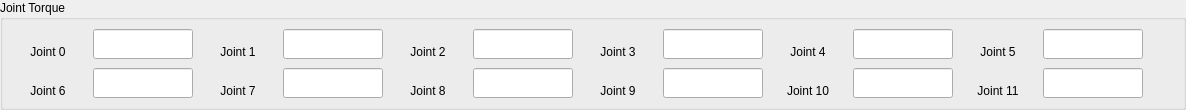
            <widget class="QGroupBox" name="groupBox_joint_tau">
             <property name="minimumSize">
              <size>
               <width>400</width>
               <height>110</height>
              </size>
             </property>
             <property name="maximumSize">
              <size>
               <width>5200</width>
               <height>110</height>
              </size>
             </property>
             <property name="title">
              <string>Joint Torque</string>
             </property>
             <layout class="QGridLayout" name="gridLayout_14">
              <property name="leftMargin">
               <number>0</number>
              </property>
              <property name="topMargin">
               <number>0</number>
              </property>
              <property name="rightMargin">
               <number>0</number>
              </property>
              <property name="bottomMargin">
               <number>0</number>
              </property>
              <property name="spacing">
               <number>0</number>
              </property>
              <item row="2" column="1">
               <widget class="QLineEdit" name="lineEdit_joint_tau_6">
                <property name="minimumSize">
                 <size>
                  <width>80</width>
                  <height>30</height>
                 </size>
                </property>
                <property name="maximumSize">
                 <size>
                  <width>100</width>
                  <height>30</height>
                 </size>
                </property>
                <property name="text">
                 <string/>
                </property>
                <property name="alignment">
                 <set>Qt::AlignLeading|Qt::AlignLeft|Qt::AlignVCenter</set>
                </property>
               </widget>
              </item>
              <item row="1" column="0">
               <widget class="QLabel" name="label_76">
                <property name="minimumSize">
                 <size>
                  <width>90</width>
                  <height>30</height>
                 </size>
                </property>
                <property name="maximumSize">
                 <size>
                  <width>90</width>
                  <height>30</height>
                 </size>
                </property>
                <property name="text">
                 <string>Joint 0</string>
                </property>
                <property name="alignment">
                 <set>Qt::AlignBottom|Qt::AlignHCenter</set>
                </property>
               </widget>
              </item>
              <item row="2" column="11">
               <widget class="QLineEdit" name="lineEdit_joint_tau_11">
                <property name="minimumSize">
                 <size>
                  <width>80</width>
                  <height>30</height>
                 </size>
                </property>
                <property name="maximumSize">
                 <size>
                  <width>100</width>
                  <height>30</height>
                 </size>
                </property>
                <property name="text">
                 <string/>
                </property>
                <property name="alignment">
                 <set>Qt::AlignLeading|Qt::AlignLeft|Qt::AlignVCenter</set>
                </property>
               </widget>
              </item>
              <item row="2" column="6">
               <widget class="QLabel" name="label_88">
                <property name="minimumSize">
                 <size>
                  <width>90</width>
                  <height>30</height>
                 </size>
                </property>
                <property name="maximumSize">
                 <size>
                  <width>90</width>
                  <height>30</height>
                 </size>
                </property>
                <property name="text">
                 <string>Joint 9</string>
                </property>
                <property name="alignment">
                 <set>Qt::AlignBottom|Qt::AlignHCenter</set>
                </property>
               </widget>
              </item>
              <item row="1" column="1">
               <widget class="QLineEdit" name="lineEdit_joint_tau_0">
                <property name="minimumSize">
                 <size>
                  <width>80</width>
                  <height>30</height>
                 </size>
                </property>
                <property name="maximumSize">
                 <size>
                  <width>100</width>
                  <height>30</height>
                 </size>
                </property>
                <property name="text">
                 <string/>
                </property>
                <property name="alignment">
                 <set>Qt::AlignLeading|Qt::AlignLeft|Qt::AlignVCenter</set>
                </property>
               </widget>
              </item>
              <item row="1" column="3">
               <widget class="QLineEdit" name="lineEdit_joint_tau_1">
                <property name="minimumSize">
                 <size>
                  <width>80</width>
                  <height>30</height>
                 </size>
                </property>
                <property name="maximumSize">
                 <size>
                  <width>100</width>
                  <height>30</height>
                 </size>
                </property>
                <property name="text">
                 <string/>
                </property>
                <property name="alignment">
                 <set>Qt::AlignLeading|Qt::AlignLeft|Qt::AlignVCenter</set>
                </property>
               </widget>
              </item>
              <item row="1" column="7">
               <widget class="QLineEdit" name="lineEdit_joint_tau_3">
                <property name="minimumSize">
                 <size>
                  <width>80</width>
                  <height>30</height>
                 </size>
                </property>
                <property name="maximumSize">
                 <size>
                  <width>100</width>
                  <height>30</height>
                 </size>
                </property>
                <property name="text">
                 <string/>
                </property>
                <property name="alignment">
                 <set>Qt::AlignLeading|Qt::AlignLeft|Qt::AlignVCenter</set>
                </property>
               </widget>
              </item>
              <item row="1" column="4">
               <widget class="QLabel" name="label_81">
                <property name="minimumSize">
                 <size>
                  <width>90</width>
                  <height>30</height>
                 </size>
                </property>
                <property name="maximumSize">
                 <size>
                  <width>90</width>
                  <height>30</height>
                 </size>
                </property>
                <property name="text">
                 <string>Joint 2</string>
                </property>
                <property name="alignment">
                 <set>Qt::AlignBottom|Qt::AlignHCenter</set>
                </property>
               </widget>
              </item>
              <item row="1" column="11">
               <widget class="QLineEdit" name="lineEdit_joint_tau_5">
                <property name="minimumSize">
                 <size>
                  <width>80</width>
                  <height>30</height>
                 </size>
                </property>
                <property name="maximumSize">
                 <size>
                  <width>100</width>
                  <height>30</height>
                 </size>
                </property>
                <property name="text">
                 <string/>
                </property>
                <property name="alignment">
                 <set>Qt::AlignLeading|Qt::AlignLeft|Qt::AlignVCenter</set>
                </property>
               </widget>
              </item>
              <item row="2" column="4">
               <widget class="QLabel" name="label_87">
                <property name="minimumSize">
                 <size>
                  <width>90</width>
                  <height>30</height>
                 </size>
                </property>
                <property name="maximumSize">
                 <size>
                  <width>90</width>
                  <height>30</height>
                 </size>
                </property>
                <property name="text">
                 <string>Joint 8</string>
                </property>
                <property name="alignment">
                 <set>Qt::AlignBottom|Qt::AlignHCenter</set>
                </property>
               </widget>
              </item>
              <item row="2" column="3">
               <widget class="QLineEdit" name="lineEdit_joint_tau_7">
                <property name="minimumSize">
                 <size>
                  <width>80</width>
                  <height>30</height>
                 </size>
                </property>
                <property name="maximumSize">
                 <size>
                  <width>100</width>
                  <height>30</height>
                 </size>
                </property>
                <property name="text">
                 <string/>
                </property>
                <property name="alignment">
                 <set>Qt::AlignLeading|Qt::AlignLeft|Qt::AlignVCenter</set>
                </property>
               </widget>
              </item>
              <item row="1" column="12">
               <spacer name="horizontalSpacer_4">
                <property name="orientation">
                 <enum>Qt::Horizontal</enum>
                </property>
                <property name="sizeHint" stdset="0">
                 <size>
                  <width>40</width>
                  <height>20</height>
                 </size>
                </property>
               </spacer>
              </item>
              <item row="2" column="9">
               <widget class="QLineEdit" name="lineEdit_joint_tau_10">
                <property name="minimumSize">
                 <size>
                  <width>80</width>
                  <height>30</height>
                 </size>
                </property>
                <property name="maximumSize">
                 <size>
                  <width>100</width>
                  <height>30</height>
                 </size>
                </property>
                <property name="text">
                 <string/>
                </property>
                <property name="alignment">
                 <set>Qt::AlignLeading|Qt::AlignLeft|Qt::AlignVCenter</set>
                </property>
               </widget>
              </item>
              <item row="1" column="2">
               <widget class="QLabel" name="label_84">
                <property name="minimumSize">
                 <size>
                  <width>90</width>
                  <height>30</height>
                 </size>
                </property>
                <property name="maximumSize">
                 <size>
                  <width>90</width>
                  <height>30</height>
                 </size>
                </property>
                <property name="text">
                 <string>Joint 1</string>
                </property>
                <property name="alignment">
                 <set>Qt::AlignBottom|Qt::AlignHCenter</set>
                </property>
               </widget>
              </item>
              <item row="2" column="10">
               <widget class="QLabel" name="label_90">
                <property name="minimumSize">
                 <size>
                  <width>90</width>
                  <height>30</height>
                 </size>
                </property>
                <property name="maximumSize">
                 <size>
                  <width>90</width>
                  <height>30</height>
                 </size>
                </property>
                <property name="text">
                 <string>Joint 11</string>
                </property>
                <property name="alignment">
                 <set>Qt::AlignBottom|Qt::AlignHCenter</set>
                </property>
               </widget>
              </item>
              <item row="2" column="8">
               <widget class="QLabel" name="label_89">
                <property name="minimumSize">
                 <size>
                  <width>90</width>
                  <height>30</height>
                 </size>
                </property>
                <property name="maximumSize">
                 <size>
                  <width>90</width>
                  <height>30</height>
                 </size>
                </property>
                <property name="text">
                 <string>Joint 10</string>
                </property>
                <property name="alignment">
                 <set>Qt::AlignBottom|Qt::AlignHCenter</set>
                </property>
               </widget>
              </item>
              <item row="1" column="5">
               <widget class="QLineEdit" name="lineEdit_joint_tau_2">
                <property name="minimumSize">
                 <size>
                  <width>80</width>
                  <height>30</height>
                 </size>
                </property>
                <property name="maximumSize">
                 <size>
                  <width>100</width>
                  <height>30</height>
                 </size>
                </property>
                <property name="text">
                 <string/>
                </property>
                <property name="alignment">
                 <set>Qt::AlignLeading|Qt::AlignLeft|Qt::AlignVCenter</set>
                </property>
               </widget>
              </item>
              <item row="2" column="5">
               <widget class="QLineEdit" name="lineEdit_joint_tau_8">
                <property name="minimumSize">
                 <size>
                  <width>80</width>
                  <height>30</height>
                 </size>
                </property>
                <property name="maximumSize">
                 <size>
                  <width>100</width>
                  <height>30</height>
                 </size>
                </property>
                <property name="text">
                 <string/>
                </property>
                <property name="alignment">
                 <set>Qt::AlignLeading|Qt::AlignLeft|Qt::AlignVCenter</set>
                </property>
               </widget>
              </item>
              <item row="1" column="10">
               <widget class="QLabel" name="label_83">
                <property name="minimumSize">
                 <size>
                  <width>90</width>
                  <height>30</height>
                 </size>
                </property>
                <property name="maximumSize">
                 <size>
                  <width>90</width>
                  <height>30</height>
                 </size>
                </property>
                <property name="text">
                 <string>Joint 5</string>
                </property>
                <property name="alignment">
                 <set>Qt::AlignBottom|Qt::AlignHCenter</set>
                </property>
               </widget>
              </item>
              <item row="2" column="0">
               <widget class="QLabel" name="label_85">
                <property name="minimumSize">
                 <size>
                  <width>90</width>
                  <height>30</height>
                 </size>
                </property>
                <property name="maximumSize">
                 <size>
                  <width>90</width>
                  <height>30</height>
                 </size>
                </property>
                <property name="text">
                 <string>Joint 6</string>
                </property>
                <property name="alignment">
                 <set>Qt::AlignBottom|Qt::AlignHCenter</set>
                </property>
               </widget>
              </item>
              <item row="2" column="2">
               <widget class="QLabel" name="label_86">
                <property name="minimumSize">
                 <size>
                  <width>90</width>
                  <height>30</height>
                 </size>
                </property>
                <property name="maximumSize">
                 <size>
                  <width>90</width>
                  <height>30</height>
                 </size>
                </property>
                <property name="text">
                 <string>Joint 7</string>
                </property>
                <property name="alignment">
                 <set>Qt::AlignBottom|Qt::AlignHCenter</set>
                </property>
               </widget>
              </item>
              <item row="2" column="7">
               <widget class="QLineEdit" name="lineEdit_joint_tau_9">
                <property name="minimumSize">
                 <size>
                  <width>80</width>
                  <height>30</height>
                 </size>
                </property>
                <property name="maximumSize">
                 <size>
                  <width>100</width>
                  <height>30</height>
                 </size>
                </property>
                <property name="text">
                 <string/>
                </property>
                <property name="alignment">
                 <set>Qt::AlignLeading|Qt::AlignLeft|Qt::AlignVCenter</set>
                </property>
               </widget>
              </item>
              <item row="1" column="6">
               <widget class="QLabel" name="label_71">
                <property name="minimumSize">
                 <size>
                  <width>90</width>
                  <height>30</height>
                 </size>
                </property>
                <property name="maximumSize">
                 <size>
                  <width>90</width>
                  <height>30</height>
                 </size>
                </property>
                <property name="text">
                 <string>Joint 3</string>
                </property>
                <property name="alignment">
                 <set>Qt::AlignBottom|Qt::AlignHCenter</set>
                </property>
               </widget>
              </item>
              <item row="1" column="9">
               <widget class="QLineEdit" name="lineEdit_joint_tau_4">
                <property name="minimumSize">
                 <size>
                  <width>80</width>
                  <height>30</height>
                 </size>
                </property>
                <property name="maximumSize">
                 <size>
                  <width>100</width>
                  <height>30</height>
                 </size>
                </property>
                <property name="text">
                 <string/>
                </property>
                <property name="alignment">
                 <set>Qt::AlignLeading|Qt::AlignLeft|Qt::AlignVCenter</set>
                </property>
               </widget>
              </item>
              <item row="1" column="8">
               <widget class="QLabel" name="label_82">
                <property name="minimumSize">
                 <size>
                  <width>90</width>
                  <height>30</height>
                 </size>
                </property>
                <property name="maximumSize">
                 <size>
                  <width>90</width>
                  <height>30</height>
                 </size>
                </property>
                <property name="text">
                 <string>Joint 4</string>
                </property>
                <property name="alignment">
                 <set>Qt::AlignBottom|Qt::AlignHCenter</set>
                </property>
               </widget>
              </item>
             </layout>
            </widget>
